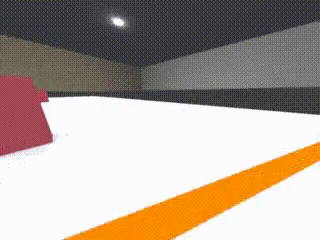
#> input picture frame 13 of Code/Pi/Cam/OpenCv/Imagenes/wro2020-fe-POV2-120d.mp4, 320 x 240 px
$ python quintoOpenCV.py
#> lines starting #> are read from the running program, lines starting #| are printed output that depends on the picture; after the words box and inside, x2 and y2 are one past the last pixel; in counts of white or black regions, pixels touching at a corner belong together
import cv2
import numpy as np
import argparse
import imutils

# Iniciar la captura de video desde la cámara (0 es el índice de la cámara principal)
video_path = "/home/jara/Robotica/OpenCv/Imagenes/wro2020-fe-POV2-120d.mp4"
video_path2 = "/home/jara/Robotica/OpenCv/Imagenes/wro2020-fe-POV2-280mm.mp4"
cap = cv2.VideoCapture(video_path)

#image = cv2.imread("/home/jara/Robotica/OpenCv/Imagenes/volanvoAlCIRIO.JPG")# Cargar una imagen desde el disco


while True:
    # Leer un cuadro de la cámara
    ret, frame = cap.read()
#> frame is the input picture: shape (240, 320, 3); mean B, G, R 151.4, 161.7, 175.6


    image = cv2.resize(frame, (640, 480))


    cv2.waitKey(200)

    reduccion = 1 #cuantas veces mas pequeña va a ser la imagen final respecto la entrada
    altura, anchura = image.shape[:2]# Obtener las dimensiones de la imagen
#> altura = 480; anchura = 640
    izquierda = (anchura//reduccion)//3
#> izquierda = 213
    derecha = 2*(anchura//reduccion)//3
#> derecha = 426
    abajo = altura//reduccion
#> abajo = 480
    color = (0, 255, 255)  # amarillo chillon, Definir el color (amarillo, en formato BGR)


    hsv_image = cv2.cvtColor(image, cv2.COLOR_BGR2HSV)# Convert the image from BGR to HSV
#> hsv_image: shape (480, 640, 3); mean H, S, V 97.9, 39, 177.9

    # Define HSV range for red
    lower_red1 = np.array([0, 100, 100])
    upper_red1 = np.array([10, 255, 255])
    lower_red2 = np.array([160, 100, 100])
    upper_red2 = np.array([179, 255, 255])

    # Define HSV range for green
    lower_green = np.array([35, 100, 50])
    upper_green = np.array([85, 255, 255])


    # Create masks for the red range
    mask_red1 = cv2.inRange(hsv_image, lower_red1, upper_red1)
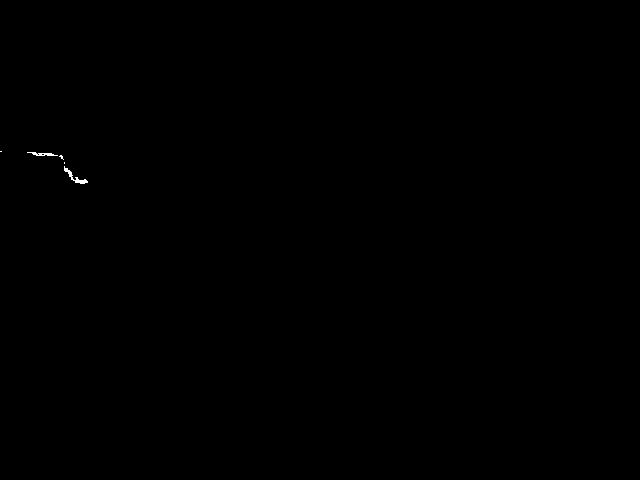
#> mask_red1: shape (480, 640); 0.06% white in thin lines or dots, all inside (x1, y1, x2, y2) = (0, 151, 88, 184)
    mask_red2 = cv2.inRange(hsv_image, lower_red2, upper_red2)
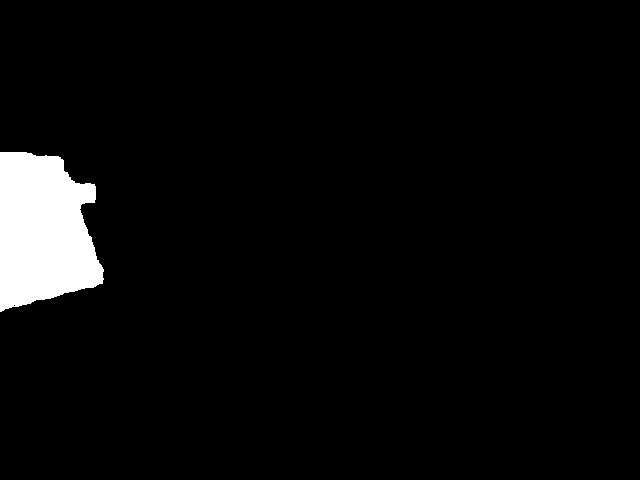
#> mask_red2: shape (480, 640); 4.1% white; 1 white region, box (x1, y1, x2, y2) and area: (0, 152, 104, 312) 12730
    red_mask = cv2.bitwise_or(mask_red1, mask_red2)  # Combine both masks for red
#> red_mask: shape (480, 640); 4.2% white; 1 white region

    # Create a mask for the green range
    green_mask = cv2.inRange(hsv_image, lower_green, upper_green)
#> green_mask: shape (480, 640); every value is 0


    # Filter the red and green areas in the image
    red_object = cv2.bitwise_and(image, image, mask=red_mask)
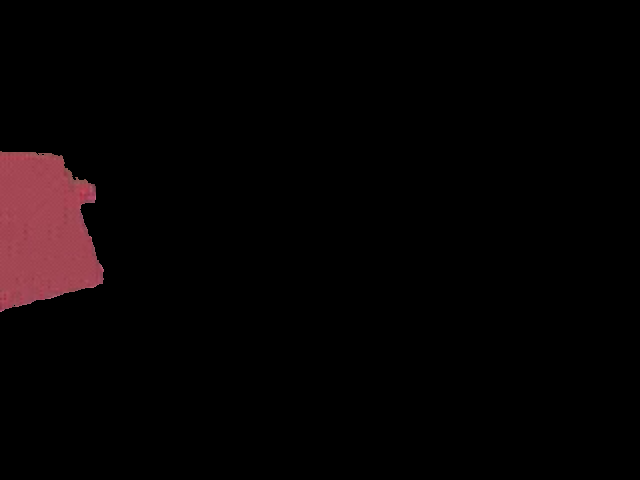
#> red_object: shape (480, 640, 3); mean B, G, R 3.5, 3, 6.8
    green_object = cv2.bitwise_and(image, image, mask=green_mask)
#> green_object: shape (480, 640, 3); every value is 0
    # Resize the masks and objects to 1/5 of their original size
    red_mask_resized = cv2.resize(red_mask, (anchura // reduccion, altura // reduccion))
    green_mask_resized = cv2.resize(green_mask, (anchura // reduccion, altura // reduccion))
    red_object_resized = cv2.resize(red_object, (anchura // reduccion, altura // reduccion))
    green_object_resized = cv2.resize(green_object, (anchura // reduccion, altura // reduccion))
    original_resized = cv2.resize(image, (anchura // reduccion, altura // reduccion))


    # Función para dibujar los centroides y contornos de múltiples objetos
    def draw_centroids_and_contours(mask, image, color, mask2, color2):
        # Encontrar contornos en la máscara
#> called with color = (0, 0, 255), color2 = (0, 255, 0)
        contours, _ = cv2.findContours(mask, cv2.RETR_EXTERNAL, cv2.CHAIN_APPROX_SIMPLE)
#> contours = 1 contour; box (x1, y1, x2, y2) and area: (0, 151, 104, 312) 12672
        contours2, _ = cv2.findContours(mask2, cv2.RETR_EXTERNAL, cv2.CHAIN_APPROX_SIMPLE)
#> contours2 = []


        # Variable para rastrear el bloque más bajo
        bloque_cercano = -1
        bloque_centro_x = -1  # Coordenada X del bloque más bajo
        bloque_color = None  # Color del bloque más bajo (para dibujar)
        verde = (0,255,0)
        rojo = (0,0,255)

        for contour in contours:
            # Calcular los momentos de cada contorno
            M = cv2.moments(contour)


            # Solo calcular el centroide y dibujar el contorno si el área es significativa
            if M["m00"] > 100:  # Ajusta este umbral para ignorar ruido
                cX = int(M["m10"] / M["m00"])
                cY = int(M["m01"] / M["m00"])

                 # Verificar si este contorno está más abajo que el actual bloque más bajo
                if cY > bloque_cercano:
                    bloque_cercano = cY
                    bloque_centro_x = cX
                    bloque_color = rojo


                # Dibujar el contorno
                cv2.drawContours(image, [contour], -1, color, 2)  # Grosor del contorno: 2

                # Dibujar el centroide en la imagen
                cv2.circle(image, (cX, cY), 3, color, -1)
                cv2.putText(image, "center", (cX - 20, cY - 20), cv2.FONT_HERSHEY_SIMPLEX, 0.5, color, 2)

                # Dibujar las líneas cruzadas en el centroide
                cv2.line(image, (0, cY), (image.shape[1], cY), color, 1)
                cv2.line(image, (cX, 0), (cX, image.shape[0]), color, 1)
#> this loop made 1 pass
#> (cX, cY, bloque_cercano, bloque_centro_x, bloque_color) on pass 1: (43, 229, 229, 43, (0, 0, 255))
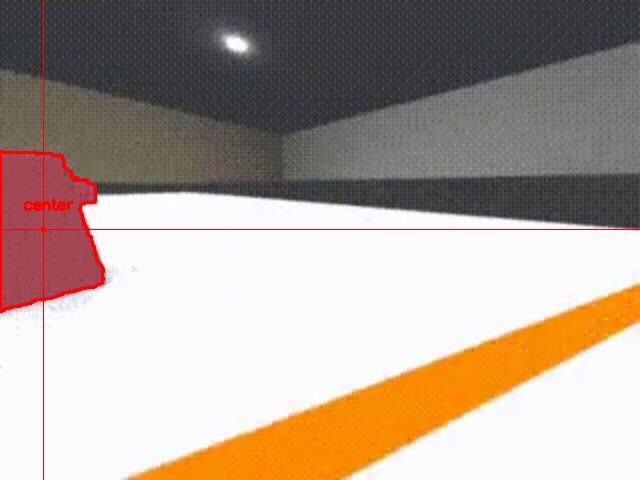
#> image: shape (480, 640, 3); mean B, G, R 150.1, 160.5, 176.3
#> after the loop, bloque_centro_x = 43; bloque_cercano = 229

        for contour in contours2:
            # Calcular los momentos de cada contorno
            M = cv2.moments(contour)


            # Solo calcular el centroide y dibujar el contorno si el área es significativa
            if M["m00"] > 100:  # Ajusta este umbral para ignorar ruido
                cX = int(M["m10"] / M["m00"])
                cY = int(M["m01"] / M["m00"])

                 # Verificar si este contorno está más abajo que el actual bloque más bajo
                if cY > bloque_cercano:
                    bloque_cercano = cY
                    bloque_centro_x = cX
                    bloque_color = verde


                # Dibujar el contorno
                cv2.drawContours(image, [contour], -1, color2, 2)  # Grosor del contorno: 2

                # Dibujar el centroide en la imagen
                cv2.circle(image, (cX, cY), 3, color2, -1)
                cv2.putText(image, "center", (cX - 20, cY - 20), cv2.FONT_HERSHEY_SIMPLEX, 0.5, color2, 2)

                # Dibujar las líneas cruzadas en el centroide
                cv2.line(image, (0, cY), (image.shape[1], cY), color2, 1)
                cv2.line(image, (cX, 0), (cX, image.shape[0]), color2, 1)
#> this loop made 0 passes
#> after the loop, bloque_centro_x = 43; bloque_cercano = 229


        # Dibujar una línea amarilla en el bloque más bajo
        if bloque_cercano != -1:
            cv2.line(image, (bloque_centro_x, 0), (bloque_centro_x, image.shape[0]), (255, 0, 255), 2)
            objetivo = 0
            if bloque_color == verde:
                objetivo = anchura

            cv2.arrowedLine(image, (bloque_centro_x,bloque_cercano), (objetivo, bloque_cercano), bloque_color, thickness=5, line_type=cv2.LINE_8, shift=0, tipLength=0.1)
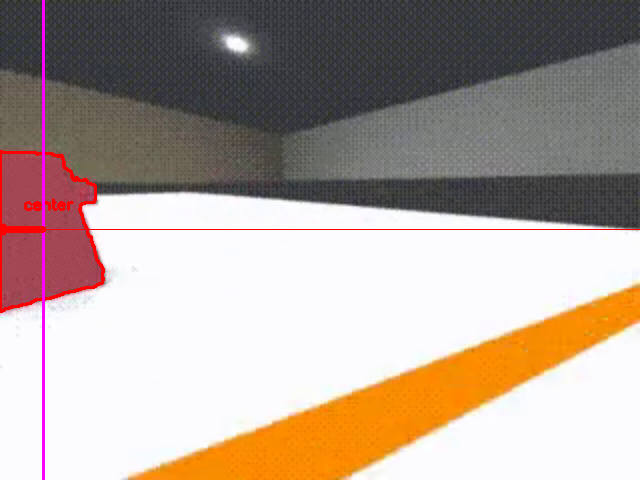
#> image: shape (480, 640, 3); mean B, G, R 150.8, 160, 176.6


    # Usar la función para calcular y dibujar los centroides y contornos
    draw_centroids_and_contours(red_mask_resized, original_resized, (0, 0, 255), green_mask_resized, (0, 255, 0))  # Rojo
    #draw_centroids_and_contours(green_mask_resized, original_resized, (0, 255, 0))  # Verde

    cv2.line(original_resized, (izquierda, 0), (izquierda, abajo), color, 2)
    cv2.line(original_resized, (derecha, 0), (derecha, abajo), color, 2)
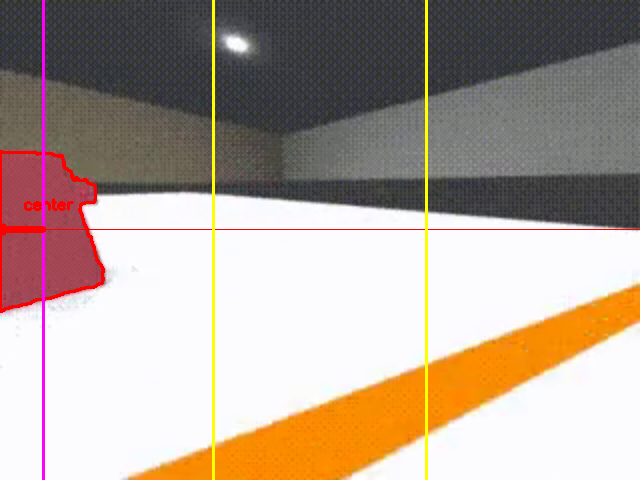
#> original_resized: shape (480, 640, 3); mean B, G, R 149.4, 160.8, 177.4

    cv2.imshow('Red Mask', red_mask_resized)
    cv2.imshow('Green Mask', green_mask_resized)
    cv2.imshow('Red Object', red_object_resized)
    cv2.imshow('Green Object', green_object_resized)
    cv2.imshow('original', original_resized)

    # Presiona 'q' para salir del bucle y cerrar la ventana
    if cv2.waitKey(1) & 0xFF == ord('q'):
#> (key q is pressed here)
        break

# Liberar la cámara y cerrar las ventanas
cap.release()
cv2.destroyAllWindows()

$ run again, starting later in the video
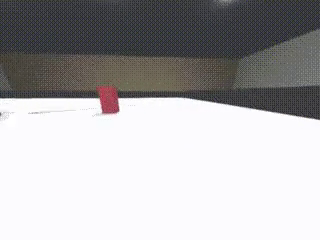
#> input picture frame 59 of Code/Pi/Cam/OpenCv/Imagenes/wro2020-fe-POV2-120d.mp4, 320 x 240 px
#> frame is the input picture: shape (240, 320, 3); mean B, G, R 174.7, 173.1, 174.6
#> hsv_image: shape (480, 640, 3); mean H, S, V 106.1, 13.8, 177.1
#> mask_red1: shape (480, 640); 0.03% white; 3 white regions (2 under 20 px), largest, box (x1, y1, x2, y2) and area: (204, 172, 232, 179) 71
#> `mask_red2 = cv2.inRange(hsv_image, lower_red2, upper_red2)`:
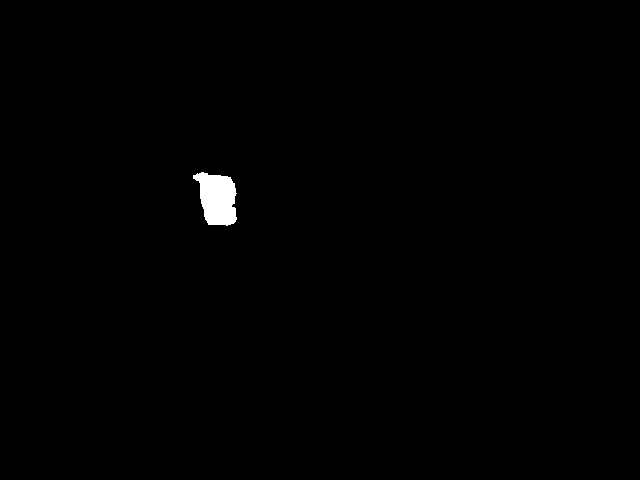
#> mask_red2: shape (480, 640); 0.55% white; 1 white region, box (x1, y1, x2, y2) and area: (193, 172, 237, 226) 1690
#> red_mask: shape (480, 640); 0.58% white; 1 white region
#> green_mask: shape (480, 640); every value is 0
#> green_object: shape (480, 640, 3); every value is 0
#> contours = 1 contour; box (x1, y1, x2, y2) and area: (192, 172, 237, 226) 1690
#> contours2 = []
#> the loop in draw_centroids_and_contours, `for contour in contours:` made 1 pass
#> (cX, cY, bloque_cercano, bloque_centro_x, bloque_color) on pass 1: (216, 197, 197, 216, (0, 0, 255))
#> after the loop in draw_centroids_and_contours, `for contour in contours:`: bloque_centro_x = 216; bloque_cercano = 197
#> after the loop in draw_centroids_and_contours, `for contour in contours2:`: bloque_centro_x = 216; bloque_cercano = 197
#> `cv2.line(original_resized, (derecha, 0), (derecha, abajo), color, 2)`:
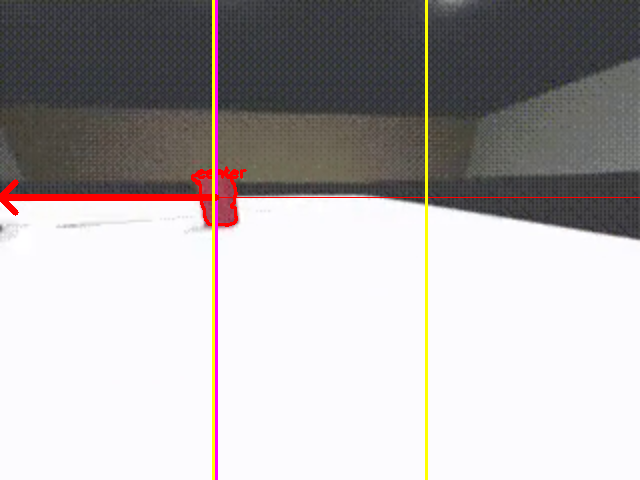
#> original_resized: shape (480, 640, 3); mean B, G, R 172.1, 171.8, 176.5

$ run again, starting later in the video
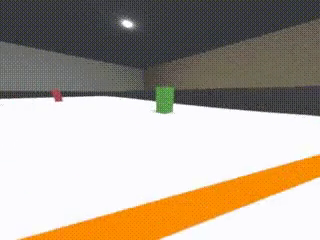
#> input picture frame 106 of Code/Pi/Cam/OpenCv/Imagenes/wro2020-fe-POV2-120d.mp4, 320 x 240 px
#> frame is the input picture: shape (240, 320, 3); mean B, G, R 150.3, 164, 175.5
#> hsv_image: shape (480, 640, 3); mean H, S, V 91.4, 39.6, 178.2
#> mask_red1: shape (480, 640); 0% white in thin lines or dots, all inside (x1, y1, x2, y2) = (112, 180, 523, 343)
#> mask_red2: shape (480, 640); 0.1% white; 2 white regions (1 under 20 px), largest, box (x1, y1, x2, y2) and area: (102, 180, 124, 202) 294
#> red_mask: shape (480, 640); 0.1% white; 2 white regions (1 under 20 px), largest, box (x1, y1, x2, y2) and area: (102, 180, 124, 202) 304
#> `green_mask = cv2.inRange(hsv_image, lower_green, upper_green)`:
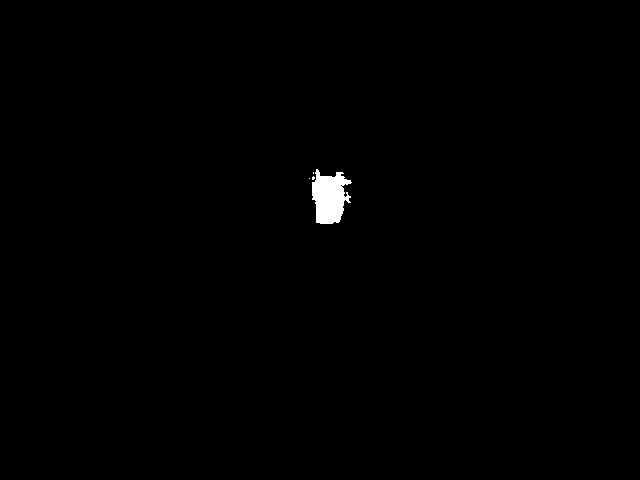
#> green_mask: shape (480, 640); 0.49% white; 4 white regions (3 under 20 px)
#> contours = 2 contours, 1 with area under 20; largest, box (x1, y1, x2, y2) and area: (102, 180, 124, 202) 272
#> contours2 = 4 contours, 3 with area under 20; largest, box (x1, y1, x2, y2) and area: (312, 169, 352, 224) 1391
#> the loop in draw_centroids_and_contours, `for contour in contours:` made 2 passes
#> (cX, cY, bloque_cercano, bloque_centro_x, bloque_color) on pass 2: (113, 189, 189, 113, (0, 0, 255))
#> after the loop in draw_centroids_and_contours, `for contour in contours:`: bloque_centro_x = 113; bloque_cercano = 189
#> the loop in draw_centroids_and_contours, `for contour in contours2:` made 4 passes
#> (cX, cY, bloque_cercano, bloque_centro_x, bloque_color) on pass 4: (329, 197, 197, 329, (0, 255, 0))
#> after the loop in draw_centroids_and_contours, `for contour in contours2:`: bloque_centro_x = 329; bloque_cercano = 197
#> `cv2.line(original_resized, (derecha, 0), (derecha, abajo), color, 2)`:
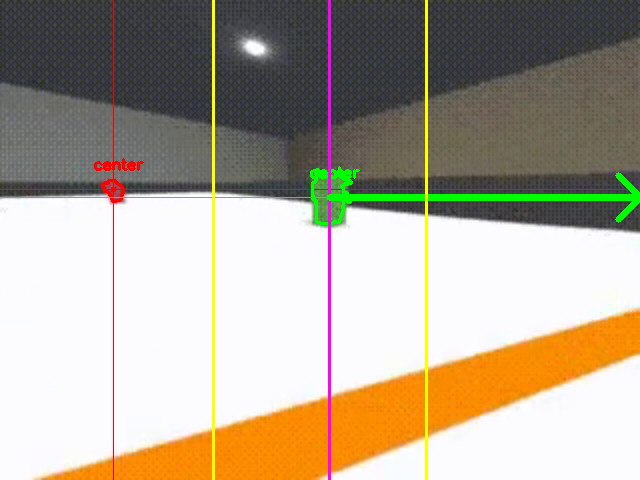
#> original_resized: shape (480, 640, 3); mean B, G, R 148, 165.5, 176.4
